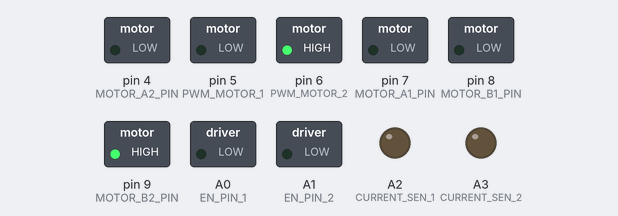
A sketch run on a simulated Arduino Uno, built with avr-gcc and run on an emulated ATmega328P. On the bench: switched loads named in the sketch (green lamp = pin HIGH), output pins drawn as LEDs (lit = HIGH).

Above: at 0.1 s.
Timing chart, 0 to 1.6 s (numbered marks = the images above):
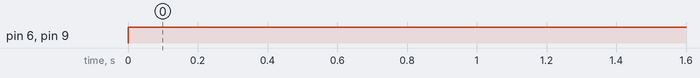

Measured:
- by itself, pin 6 (PWM_MOTOR_2), pin 9 (MOTOR_B2_PIN): LOW → HIGH at 0.00 s

The sketch:

sketch_aug20c.ino
```cpp
#define SLAVE_ADDRESS 0x8
#define SHUTTER_PIN A4
#define FOCUS_PIN A5
#define BRAKE 0
#define cool    1
#define heat   2
#define CS_THRESHOLD 15   // Definition of safety current (Check: "1.3 Monster Shield Example").
//MOTOR 1
#define MOTOR_A1_PIN 7
#define MOTOR_B1_PIN 8

//MOTOR 2
#define MOTOR_A2_PIN 4
#define MOTOR_B2_PIN 9

#define PWM_MOTOR_1 5
#define PWM_MOTOR_2 6

#define CURRENT_SEN_1 A2
#define CURRENT_SEN_2 A3

#define EN_PIN_1 A0
#define EN_PIN_2 A1

#define MOTOR_1 0
#define MOTOR_2 1
const int resetPin = 3;
String Cycle_state;
int N_cycle=40;
short mode;
void setup() {
  // put your setup code here, to run once:
pinMode(MOTOR_A1_PIN, OUTPUT);
  pinMode(MOTOR_B1_PIN, OUTPUT);

  pinMode(MOTOR_A2_PIN, OUTPUT);
  pinMode(MOTOR_B2_PIN, OUTPUT);

  pinMode(PWM_MOTOR_1, OUTPUT);
  pinMode(PWM_MOTOR_2, OUTPUT);

  pinMode(CURRENT_SEN_1, OUTPUT);
  pinMode(CURRENT_SEN_2, OUTPUT);

  pinMode(EN_PIN_1, OUTPUT);
  pinMode(EN_PIN_2, OUTPUT);
}

void loop() {
  // put your main code here, to run repeatedly:
motorGo(MOTOR_2, cool,255);
}
void motorGo(uint8_t motor, uint8_t direct, uint8_t pwm)         //Function that controls the variables: motor(0 ou 1), direction (cw ou ccw) e pwm (entra 0 e 255);
{
  if(motor == MOTOR_1)
  {
    if(direct == 1)
    {
      digitalWrite(MOTOR_A1_PIN, LOW);
      digitalWrite(MOTOR_B1_PIN, HIGH);
    }
    else if(direct == 2)
    {
      digitalWrite(MOTOR_A1_PIN, HIGH);
      digitalWrite(MOTOR_B1_PIN, LOW);
    }
    else
    {
      digitalWrite(MOTOR_A1_PIN, LOW);
      digitalWrite(MOTOR_B1_PIN, LOW);
    }

    analogWrite(PWM_MOTOR_1, pwm);
  }
  else if(motor == MOTOR_2)
  {
    if(direct == 1)
    {
      digitalWrite(MOTOR_A2_PIN, LOW);
      digitalWrite(MOTOR_B2_PIN, HIGH);
    }
    else if(direct == 2)
    {
      digitalWrite(MOTOR_A2_PIN, HIGH);
      digitalWrite(MOTOR_B2_PIN, LOW);
    }
    else
    {
      digitalWrite(MOTOR_A2_PIN, LOW);
      digitalWrite(MOTOR_B2_PIN, LOW);
    }

    analogWrite(PWM_MOTOR_2, pwm);
  }
}
```
